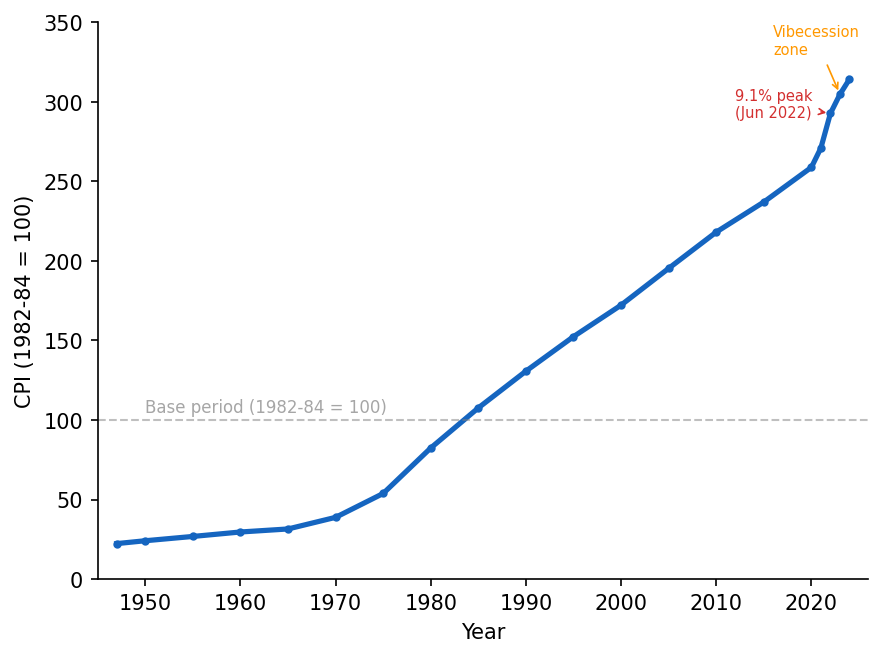

Reproduce this figure in Python.
"""Figure 1: CPI Level 1947-2024 — upward curve with base period reference line."""
import matplotlib.pyplot as plt
import numpy as np

# CPI-U data points (annual averages, selected years from FRED CPIAUCSL)
years = [1947, 1950, 1955, 1960, 1965, 1970, 1975, 1980, 1985, 1990,
         1995, 2000, 2005, 2010, 2015, 2020, 2021, 2022, 2023, 2024]
cpi = [22.3, 24.1, 26.8, 29.6, 31.5, 38.8, 53.8, 82.4, 107.6, 130.7,
       152.4, 172.2, 195.3, 218.1, 237.0, 258.8, 271.0, 292.7, 304.7, 314.2]

fig, ax = plt.subplots(figsize=(6, 4.5))
ax.plot(years, cpi, color="#1565C0", linewidth=2.5, marker='o', markersize=3)
ax.axhline(y=100, color="gray", linestyle="--", alpha=0.5, linewidth=1)
ax.text(1950, 105, "Base period (1982-84 = 100)", fontsize=8, color="gray", alpha=0.7)

# Annotate key points
ax.annotate("9.1% peak\n(Jun 2022)", xy=(2022, 292.7), xytext=(2012, 290),
            fontsize=7, color="#D32F2F", arrowprops=dict(arrowstyle="->", color="#D32F2F", lw=0.8))
ax.annotate("Vibecession\nzone", xy=(2023, 304.7), xytext=(2016, 330),
            fontsize=7, color="#FF9800", arrowprops=dict(arrowstyle="->", color="#FF9800", lw=0.8))

ax.set_xlabel("Year", fontsize=10)
ax.set_ylabel("CPI (1982-84 = 100)", fontsize=10)
ax.spines["top"].set_visible(False)
ax.spines["right"].set_visible(False)
ax.set_xlim(1945, 2026)
ax.set_ylim(0, 350)
plt.tight_layout()
plt.savefig("figures/figure_001_cpi-level.png", dpi=150, bbox_inches="tight")
print("OK: figure_001_cpi-level.png")
